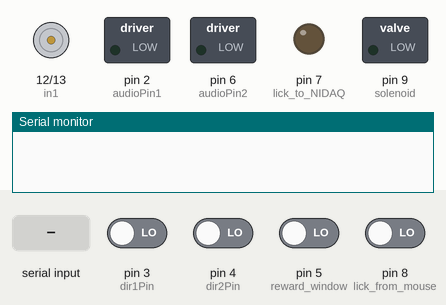
Simulated run of this sketch. Board: Arduino Uno, built with avr-gcc and run on an emulated ATmega328P. On the bench: motor-driver pin pairs drawn as motors (green arrow = first pin HIGH = forward, orange = second pin HIGH = backward, longer = more drive, scaled by the enable pin), switched loads named in the sketch (green lamp = pin HIGH), output pins drawn as LEDs (lit = HIGH), the last lines printed to the serial monitor. Dashed ring = blinking. The inputs (shaded band) are chosen by the test bench; at power-on: pin 3 (dir1Pin), pin 4 (dir2Pin), pin 5 (reward_window), pin 8 (lick_from_mouse) LOW.

Above: at 1.2 s.
1.3 s: "d\n" received over Serial
At 2.5 s:
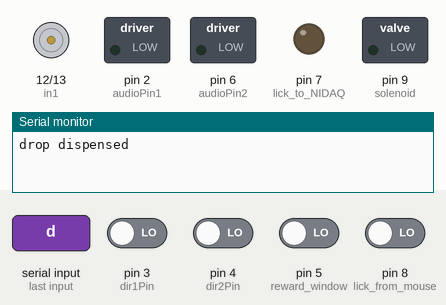
2.8 s: pin 3 (dir1Pin) driven HIGH
At 3.2 s:
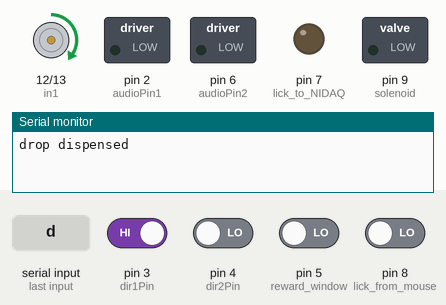
4.3 s: pin 8 (lick_from_mouse) driven HIGH
At 5.5 s:
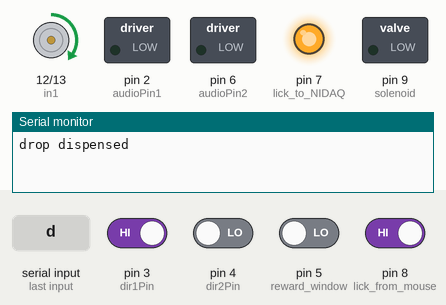
5.8 s: pin 5 (reward_window) driven HIGH
At 6.6 s:
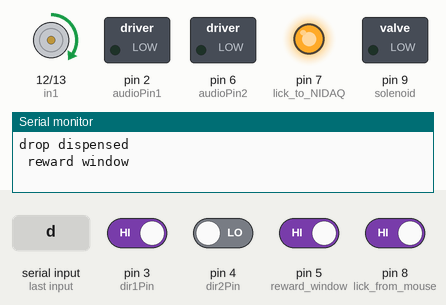
8.8 s: pin 3 (dir1Pin) driven LOW
At 9.6 s:
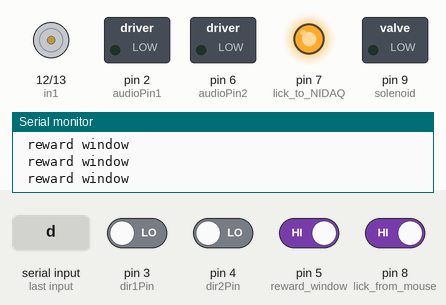
11.8 s: pin 4 (dir2Pin) driven HIGH
At 12.6 s:
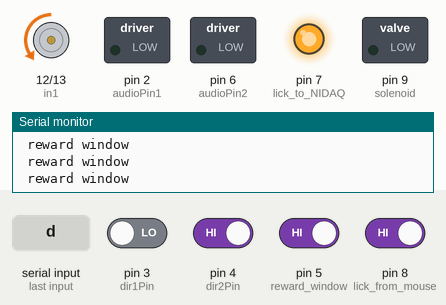
Timing chart, 0 to 15.8 s (numbered marks = the images above; inputs shaded):
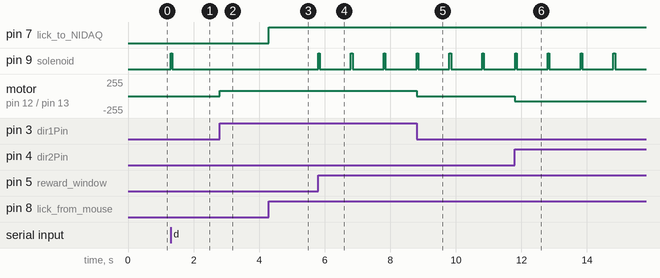

Measured:
- after the input at 1.3 s, pin 9 (solenoid): LOW → HIGH at once, → LOW 0.05 s later
- after the input at 2.8 s, motor on pin 12 (in1) / pin 13 (in2): stopped → forward 77/255 at once
- after the input at 4.3 s, pin 7 (lick_to_NIDAQ): LOW → HIGH at once
- after the input at 5.8 s, pin 9 (solenoid): alternates HIGH for 0.05 s and LOW for 0.95 s, starting at once
- after the input at 8.8 s, motor on pin 12 (in1) / pin 13 (in2): forward 77/255 → stopped at once
- after the input at 11.8 s, motor on pin 12 (in1) / pin 13 (in2): stopped → backward 77/255 at once

The sketch:

operant.ino
```cpp
/* code for arduino
licks, valve, and motor code

nidaq contains trial structure, mirrors for opto, data collection
*/

#define enA 11 // Power
#define in1 12 // Direction
#define in2 13 // Direction

#define audioPin1 2
#define audioPin2 6

// name arduino pin numbers
const int lick_from_mouse = 8;
const int lick_to_NIDAQ = 7;

//const int trial_start = 2;
const int dir1Pin = 3;
const int dir2Pin = 4;
const int reward_window = 5;
const int solenoid = 9;


unsigned long iti = 1000;
unsigned long reward_time = millis();
unsigned long current_time = millis();

// constants
const int solenoidOpenDur = 50;

// is pin output or input
void setup(){
    Serial.begin(9600); // for Serial.print debugging

// inputs
    pinMode(lick_from_mouse, INPUT);
    pinMode(reward_window, INPUT);
//    pinMode(trial_start, INPUT);
    pinMode(dir1Pin, INPUT);
    pinMode(dir2Pin, INPUT);

// outputs
    pinMode(lick_to_NIDAQ, OUTPUT);
    pinMode(solenoid, OUTPUT);
    // motor output
    pinMode(enA, OUTPUT);
    pinMode(in1, OUTPUT);
    pinMode(in2, OUTPUT);
    pinMode(audioPin1, OUTPUT);
    pinMode(audioPin2, OUTPUT);
    // light
    pinMode(LED_BUILTIN, OUTPUT);


}

void loop(){

  if (Serial.available() > 0) {
    char cmd = Serial.read();
    if (cmd == 'd') {
      Serial.println(F("drop dispensed"));
      digitalWrite(solenoid, HIGH);
      delay(solenoidOpenDur);
      digitalWrite(solenoid, LOW);
    }
    // flush any other incoming chars up to newline
    while (Serial.available() && Serial.read() != '\n') {}
  }

// digitalWrite(audioPin1, LOW);
// delayMicroseconds(random(50, 200));
// digitalWrite(audioPin1, HIGH);
// delayMicroseconds(random(50,200));

// digitalWrite(audioPin2, LOW);
// delayMicroseconds(random(50, 200));
// digitalWrite(audioPin2, HIGH);
// delayMicroseconds(random(50,200));


// motor
  int dir1 = digitalRead(dir1Pin);    // pin from nidaq
  int dir2 = digitalRead(dir2Pin);    // pin from nidaq

  if (dir1 ==  HIGH) {
    startMotor(HIGH, LOW, 77.922);  // Rotate clockwise
    // Serial.print(F("dir1HIGH\n"));
  } else if (dir2 == HIGH) {
    startMotor(LOW, HIGH, 77.922);  // Rotate counterclockwise
   // Serial.print(F("dir2HIGH)\n"));
  } else {
    stopMotor();
  }

// licks
  if(digitalRead(lick_from_mouse) == HIGH){
    digitalWrite(lick_to_NIDAQ, HIGH);
  } else {
    digitalWrite(lick_to_NIDAQ, LOW);
}

// reward
  current_time = millis();
  if(digitalRead(reward_window) == HIGH & digitalRead(lick_from_mouse) == HIGH & current_time - reward_time > iti){
    reward_time = millis();
    Serial.print(F("\n reward window"));
    digitalWrite(solenoid, HIGH);
    delay(solenoidOpenDur);
    digitalWrite(solenoid, LOW);
  }


}

void stopMotor(){
    analogWrite(enA, 0);
}

void startMotor(int dir1, int dir2, int power){
  digitalWrite(in1, dir1);
  digitalWrite(in2, dir2);
  analogWrite(enA, power);
}
```
